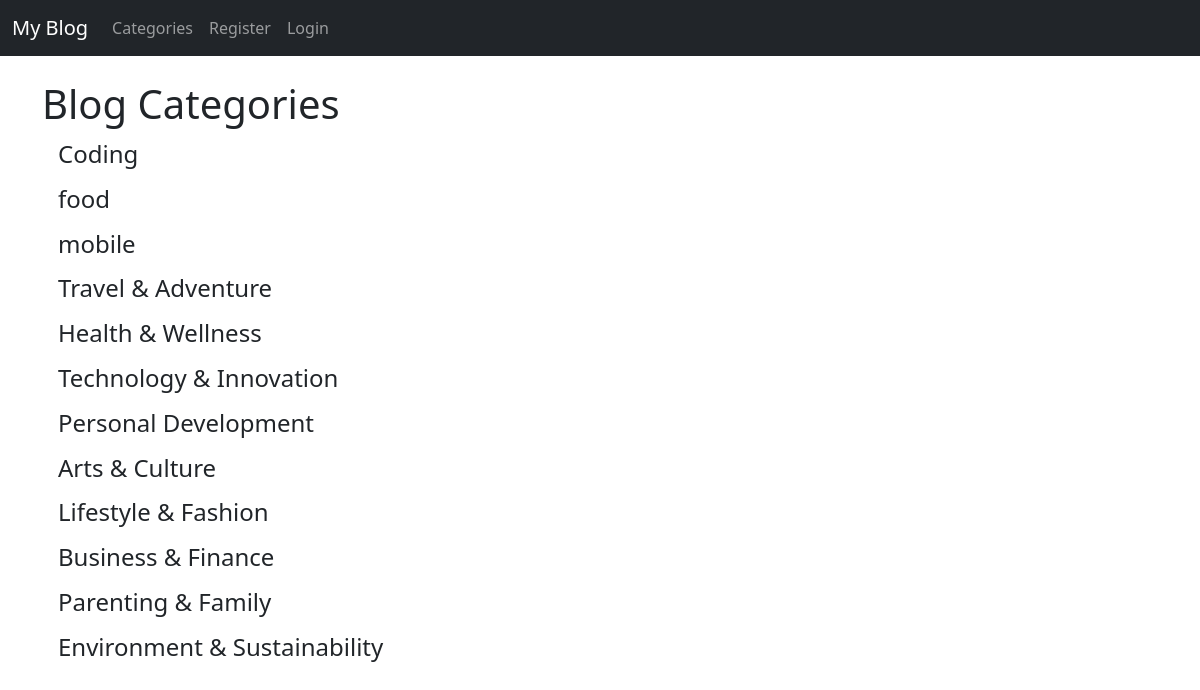
The page /category-list/ on the database its author committed.
### blog/models.py (models this page shows, shortened)
class Category(models.Model):
    name = models.CharField(max_length=255)
    def __str__(self):
        return self.name

### blog/views.py (the view)
# urls.py: path('category-list/', CategoryListView, name='category-list'),
def CategoryListView(request):
    cat_menu_list = Category.objects.all()
    return render(request, 'category_list.html', {'cat_menu_list':cat_menu_list})

### blog/templates/category_list.html (shortened to what this page needs)
{% extends 'base.html' %}
{% block content %}
    <h1>Blog Categories</h1>
    {% for item in cat_menu_list %}
        <h4><a class="dropdown-item" href="{% url 'category' item|slugify %}">
            {{ item }}</a></h4>
    {% endfor %}
{% endblock %}

### rows shown on the page
Category: name "Coding"
Category: name "food"
Category: name "mobile"
Category: name "Travel & Adventure"
Category: name "Health & Wellness"
Category: name "Technology & Innovation"
Category: name "Personal Development"
Category: name "Arts & Culture"
Category: name "Lifestyle & Fashion"
Category: name "Business & Finance"
Category: name "Parenting & Family"
Category: name "Environment & Sustainability"
